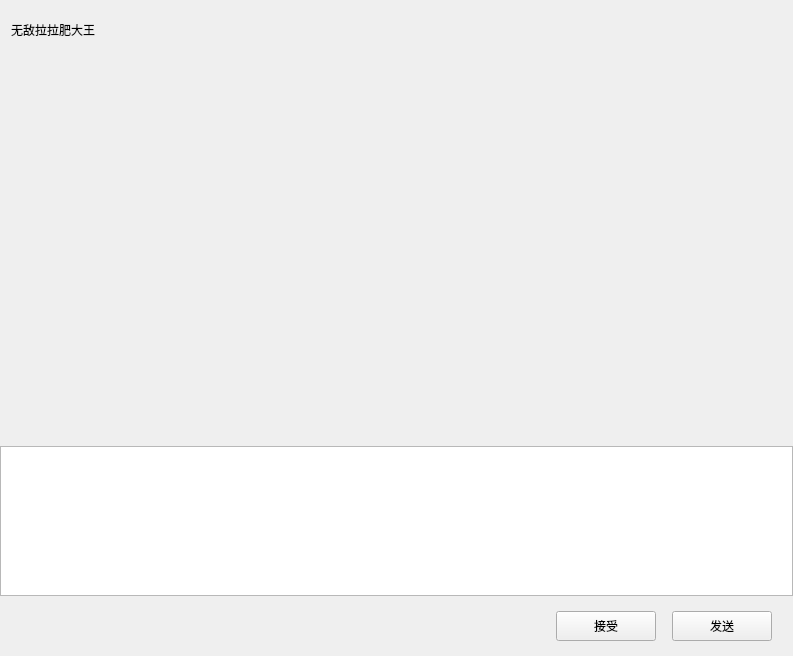
<?xml version="1.0" encoding="UTF-8"?>
<ui version="4.0">
 <class>ChatPage</class>
 <widget class="QWidget" name="ChatPage">
  <property name="geometry">
   <rect>
    <x>0</x>
    <y>0</y>
    <width>793</width>
    <height>656</height>
   </rect>
  </property>
  <property name="windowTitle">
   <string>Form</string>
  </property>
  <layout class="QVBoxLayout" name="verticalLayout">
   <property name="spacing">
    <number>0</number>
   </property>
   <property name="leftMargin">
    <number>0</number>
   </property>
   <property name="topMargin">
    <number>0</number>
   </property>
   <property name="rightMargin">
    <number>0</number>
   </property>
   <property name="bottomMargin">
    <number>0</number>
   </property>
   <item>
    <widget class="QWidget" name="widChatBox" native="true">
     <layout class="QVBoxLayout" name="verticalLayout_8">
      <property name="spacing">
       <number>0</number>
      </property>
      <property name="leftMargin">
       <number>0</number>
      </property>
      <property name="topMargin">
       <number>0</number>
      </property>
      <property name="rightMargin">
       <number>0</number>
      </property>
      <property name="bottomMargin">
       <number>0</number>
      </property>
      <item>
       <widget class="QWidget" name="widTitle" native="true">
        <property name="minimumSize">
         <size>
          <width>0</width>
          <height>60</height>
         </size>
        </property>
        <property name="maximumSize">
         <size>
          <width>16777215</width>
          <height>60</height>
         </size>
        </property>
        <layout class="QVBoxLayout" name="verticalLayout_9">
         <property name="topMargin">
          <number>2</number>
         </property>
         <property name="rightMargin">
          <number>2</number>
         </property>
         <property name="bottomMargin">
          <number>2</number>
         </property>
         <item>
          <widget class="QWidget" name="widget" native="true">
           <layout class="QHBoxLayout" name="horizontalLayout_9">
            <property name="leftMargin">
             <number>2</number>
            </property>
            <property name="topMargin">
             <number>2</number>
            </property>
            <property name="rightMargin">
             <number>2</number>
            </property>
            <property name="bottomMargin">
             <number>2</number>
            </property>
            <item>
             <widget class="QLabel" name="lbTitle">
              <property name="text">
               <string>无敌拉拉肥大王</string>
              </property>
             </widget>
            </item>
           </layout>
          </widget>
         </item>
        </layout>
       </widget>
      </item>
      <item>
       <widget class="QWidget" name="widMessage" native="true"/>
      </item>
      <item>
       <widget class="QWidget" name="widTools" native="true">
        <property name="minimumSize">
         <size>
          <width>0</width>
          <height>40</height>
         </size>
        </property>
        <property name="maximumSize">
         <size>
          <width>16777215</width>
          <height>40</height>
         </size>
        </property>
        <layout class="QHBoxLayout" name="horizontalLayout_10">
         <property name="leftMargin">
          <number>2</number>
         </property>
         <property name="topMargin">
          <number>2</number>
         </property>
         <property name="rightMargin">
          <number>2</number>
         </property>
         <property name="bottomMargin">
          <number>2</number>
         </property>
         <item>
          <spacer name="horizontalSpacer_14">
           <property name="orientation">
            <enum>Qt::Horizontal</enum>
           </property>
           <property name="sizeType">
            <enum>QSizePolicy::Fixed</enum>
           </property>
           <property name="sizeHint" stdset="0">
            <size>
             <width>5</width>
             <height>20</height>
            </size>
           </property>
          </spacer>
         </item>
         <item>
          <widget class="ClickedLabel" name="lbEmo">
           <property name="minimumSize">
            <size>
             <width>25</width>
             <height>25</height>
            </size>
           </property>
           <property name="maximumSize">
            <size>
             <width>25</width>
             <height>25</height>
            </size>
           </property>
           <property name="cursor">
            <cursorShape>PointingHandCursor</cursorShape>
           </property>
           <property name="text">
            <string/>
           </property>
          </widget>
         </item>
         <item>
          <spacer name="horizontalSpacer_15">
           <property name="orientation">
            <enum>Qt::Horizontal</enum>
           </property>
           <property name="sizeType">
            <enum>QSizePolicy::Fixed</enum>
           </property>
           <property name="sizeHint" stdset="0">
            <size>
             <width>5</width>
             <height>20</height>
            </size>
           </property>
          </spacer>
         </item>
         <item>
          <widget class="ClickedLabel" name="lbFile">
           <property name="minimumSize">
            <size>
             <width>25</width>
             <height>25</height>
            </size>
           </property>
           <property name="maximumSize">
            <size>
             <width>25</width>
             <height>25</height>
            </size>
           </property>
           <property name="cursor">
            <cursorShape>PointingHandCursor</cursorShape>
           </property>
           <property name="text">
            <string/>
           </property>
          </widget>
         </item>
         <item>
          <spacer name="horizontalSpacer_16">
           <property name="orientation">
            <enum>Qt::Horizontal</enum>
           </property>
           <property name="sizeHint" stdset="0">
            <size>
             <width>40</width>
             <height>20</height>
            </size>
           </property>
          </spacer>
         </item>
        </layout>
       </widget>
      </item>
      <item>
       <widget class="QTextEdit" name="editChat">
        <property name="minimumSize">
         <size>
          <width>0</width>
          <height>150</height>
         </size>
        </property>
        <property name="maximumSize">
         <size>
          <width>16777215</width>
          <height>150</height>
         </size>
        </property>
       </widget>
      </item>
      <item>
       <widget class="QWidget" name="widSend" native="true">
        <property name="minimumSize">
         <size>
          <width>0</width>
          <height>60</height>
         </size>
        </property>
        <property name="maximumSize">
         <size>
          <width>16777215</width>
          <height>60</height>
         </size>
        </property>
        <layout class="QHBoxLayout" name="horizontalLayout_11">
         <property name="topMargin">
          <number>2</number>
         </property>
         <property name="rightMargin">
          <number>11</number>
         </property>
         <property name="bottomMargin">
          <number>2</number>
         </property>
         <item>
          <spacer name="horizontalSpacer_17">
           <property name="orientation">
            <enum>Qt::Horizontal</enum>
           </property>
           <property name="sizeHint" stdset="0">
            <size>
             <width>40</width>
             <height>20</height>
            </size>
           </property>
          </spacer>
         </item>
         <item>
          <widget class="ClickedBtn" name="btnReceive">
           <property name="minimumSize">
            <size>
             <width>100</width>
             <height>30</height>
            </size>
           </property>
           <property name="maximumSize">
            <size>
             <width>100</width>
             <height>30</height>
            </size>
           </property>
           <property name="text">
            <string>接受</string>
           </property>
          </widget>
         </item>
         <item>
          <spacer name="horizontalSpacer_18">
           <property name="orientation">
            <enum>Qt::Horizontal</enum>
           </property>
           <property name="sizeType">
            <enum>QSizePolicy::Fixed</enum>
           </property>
           <property name="sizeHint" stdset="0">
            <size>
             <width>10</width>
             <height>20</height>
            </size>
           </property>
          </spacer>
         </item>
         <item>
          <widget class="ClickedBtn" name="btnSend">
           <property name="minimumSize">
            <size>
             <width>100</width>
             <height>30</height>
            </size>
           </property>
           <property name="maximumSize">
            <size>
             <width>100</width>
             <height>30</height>
            </size>
           </property>
           <property name="text">
            <string>发送</string>
           </property>
          </widget>
         </item>
         <item>
          <spacer name="horizontalSpacer_19">
           <property name="orientation">
            <enum>Qt::Horizontal</enum>
           </property>
           <property name="sizeType">
            <enum>QSizePolicy::Fixed</enum>
           </property>
           <property name="sizeHint" stdset="0">
            <size>
             <width>10</width>
             <height>20</height>
            </size>
           </property>
          </spacer>
         </item>
        </layout>
       </widget>
      </item>
     </layout>
    </widget>
   </item>
  </layout>
 </widget>
 <customwidgets>
  <customwidget>
   <class>ClickedBtn</class>
   <extends>QPushButton</extends>
   <header>clicked_btn.h</header>
  </customwidget>
  <customwidget>
   <class>ClickedLabel</class>
   <extends>QLabel</extends>
   <header>clicked_label.h</header>
  </customwidget>
 </customwidgets>
 <resources>
  <include location="../resources.qrc"/>
 </resources>
 <connections/>
</ui>
